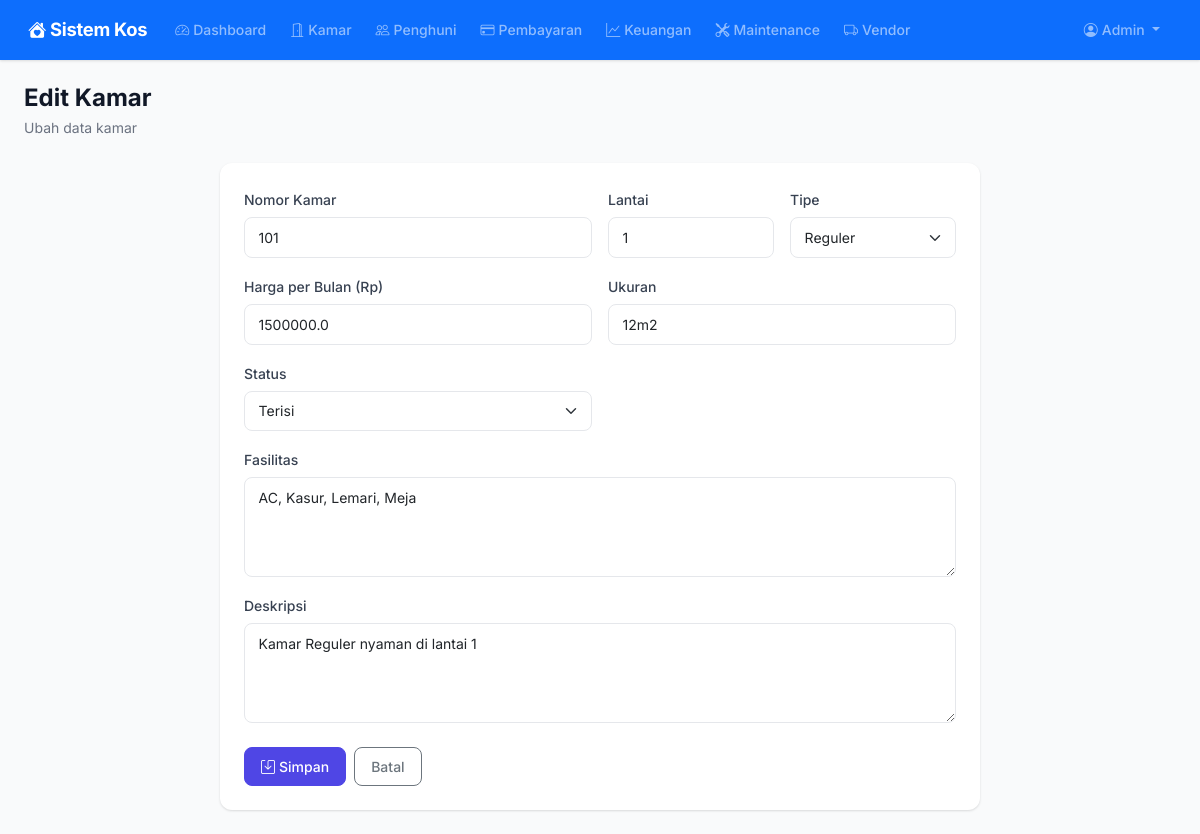
The page /rooms/edit/1 (signed in) on the database its author committed.
### models.py (models this page shows, shortened)
class User(UserMixin, db.Model):
    __tablename__ = "users"
    id = db.Column(db.Integer, primary_key=True)
    username = db.Column(db.String(80), unique=True, nullable=False)
    email = db.Column(db.String(120), unique=True, nullable=False)
    password_hash = db.Column(db.String(256), nullable=False)
    role = db.Column(db.String(20), nullable=False, default="client")
    nama_lengkap = db.Column(db.String(150), nullable=False)
    no_telepon = db.Column(db.String(20))
    alamat = db.Column(db.Text)
    is_active = db.Column(db.Boolean, default=True)
    created_at = db.Column(db.DateTime, default=datetime.utcnow)
    bookings = db.relationship("Booking", backref="client", lazy="dynamic")
    notifications = db.relationship("Notification", backref="user", lazy="dynamic")

class Room(db.Model):
    __tablename__ = "rooms"
    id = db.Column(db.Integer, primary_key=True)
    nomor_kamar = db.Column(db.String(10), unique=True, nullable=False)
    lantai = db.Column(db.Integer, default=1)
    tipe = db.Column(db.String(50), default="Reguler")
    harga_per_bulan = db.Column(db.Float, nullable=False)
    ukuran = db.Column(db.String(50))
    fasilitas = db.Column(db.Text)
    status = db.Column(db.String(20), default="tersedia")
    deskripsi = db.Column(db.Text)
    created_at = db.Column(db.DateTime, default=datetime.utcnow)
    bookings = db.relationship("Booking", backref="room", lazy="dynamic")
    maintenance_requests = db.relationship("MaintenanceRequest", backref="room", lazy="dynamic")

### routes/rooms.py (the view, shortened to what this page needs)
@rooms_bp.route("/edit/<int:id>", methods=["GET", "POST"])
@login_required
def edit(id):
    if current_user.role not in ("admin", "management"):
        flash("Akses ditolak.", "danger")
        return redirect(url_for("dashboard.index"))
    room = Room.query.get_or_404(id)
    return render_template("rooms/form.html", room=room)

### app.py (called while the page is built)
def create_app():
    app = Flask(__name__)
    app.config.from_object("config.Config")
    db.init_app(app)
    login_manager.init_app(app)
    csrf.init_app(app)
    login_manager.login_view = "auth.login"
    login_manager.login_message = "Silakan login terlebih dahulu."
    from models import User
    @login_manager.user_loader
    def load_user(user_id):
        return User.query.get(int(user_id))
    @app.context_processor
    def inject_now():
        from datetime import datetime
        return {"now": datetime.now()}
    @app.context_processor
    def inject_utility():
        from datetime import date
        return {"date_today": date.today()}
    from routes import register_routes
    register_routes(app)
    with app.app_context():
        db.create_all()
    return app

### templates/rooms/form.html (shortened to what this page needs)
{% extends "base.html" %}
{% block content %}
<div class="page-header">
    <h1>{% if room %}Edit Kamar{% else %}Tambah Kamar Baru{% endif %}</h1>
    <p>{% if room %}Ubah data kamar{% else %}Masukkan data kamar baru{% endif %}</p>
</div>
<div class="row justify-content-center">
    <div class="col-lg-8">
        <div class="card border-0">
            <div class="card-body p-4">
                <form method="POST" action="">
                    <div class="row g-3">
                        <div class="col-md-6">
                            <label class="form-label">Nomor Kamar</label>
                            <input type="text" name="nomor_kamar" class="form-control" value="{{ room.nomor_kamar if room else '' }}" required>
                        </div>
                        <div class="col-md-3">
                            <label class="form-label">Lantai</label>
                            <input type="number" name="lantai" class="form-control" value="{{ room.lantai if room else '' }}" min="1" required>
                        </div>
                        <div class="col-md-3">
                            <label class="form-label">Tipe</label>
                            <select name="tipe" class="form-select" required>
                                <option value="Reguler" {% if room and room.tipe == 'Reguler' %}selected{% endif %}>Reguler</option>
                            </select>
                        </div>
                        <div class="col-md-6">
                            <label class="form-label">Harga per Bulan (Rp)</label>
                            <input type="number" name="harga_per_bulan" class="form-control" value="{{ room.harga_per_bulan if room else '' }}" min="0" required>
                        </div>
                        <div class="col-md-6">
                            <label class="form-label">Ukuran</label>
                            <input type="text" name="ukuran" class="form-control" value="{{ room.ukuran if room else '' }}" placeholder="Contoh: 4x5 m&sup2;">
                        </div>
                        <div class="col-md-6">
                            <label class="form-label">Status</label>
                            <select name="status" class="form-select">
                                <option value="terisi" {% if room and room.status == 'terisi' %}selected{% endif %}>Terisi</option>
                            </select>
                        </div>
                        <div class="col-12">
                            <label class="form-label">Fasilitas</label>
                            <textarea name="fasilitas" class="form-control" placeholder="AC, Kasur, Lemari, Kamar Mandi Dalam, dll">{{ room.fasilitas if room else '' }}</textarea>
                        </div>
                        <div class="col-12">
                            <label class="form-label">Deskripsi</label>
                            <textarea name="deskripsi" class="form-control" placeholder="Informasi tambahan tentang kamar">{{ room.deskripsi if room else '' }}</textarea>
                        </div>
                    </div>
                    <div class="d-flex gap-2 mt-4">
                        <button type="submit" class="btn btn-primary">
                            <i class="bi bi-save me-1"></i>Simpan
                        </button>
                        <a href="{{ url_for('rooms.index') }}" class="btn btn-outline-secondary">Batal</a>
                    </div>
                </form>
            </div>
        </div>
    </div>
</div>
{% endblock %}

### templates/base.html (shortened to what this page needs)
<!DOCTYPE html>
<html lang="id">
<head>
    <link href="https://cdn.jsdelivr.net/npm/bootstrap@5.3.2/dist/css/bootstrap.min.css" rel="stylesheet">
    <link rel="stylesheet" href="https://cdn.jsdelivr.net/npm/bootstrap-icons@1.11.3/font/bootstrap-icons.min.css">
    <link rel="stylesheet" href="{{ url_for('static', filename='css/style.css') }}">
</head>
<body>
    {% if current_user.is_authenticated %}
    <nav class="navbar navbar-expand-lg navbar-dark bg-primary sticky-top">
        <div class="container-fluid">
            <a class="navbar-brand fw-bold" href="{{ url_for('dashboard.index') }}">
                <i class="bi bi-house-heart-fill me-1"></i>Sistem Kos
            </a>
            <div class="collapse navbar-collapse" id="navbarNav">
                {% if current_user.role in ('admin', 'management') %}
                <ul class="navbar-nav me-auto">
                    <li class="nav-item"><a class="nav-link" href="{{ url_for('dashboard.admin') }}"><i class="bi bi-speedometer2 me-1"></i>Dashboard</a></li>
                    <li class="nav-item"><a class="nav-link" href="{{ url_for('rooms.index') }}"><i class="bi bi-door-open me-1"></i>Kamar</a></li>
                    <li class="nav-item"><a class="nav-link" href="{{ url_for('clients.index') }}"><i class="bi bi-people me-1"></i>Penghuni</a></li>
                    <li class="nav-item"><a class="nav-link" href="{{ url_for('payments.index') }}"><i class="bi bi-credit-card me-1"></i>Pembayaran</a></li>
                    <li class="nav-item"><a class="nav-link" href="{{ url_for('accounting.index') }}"><i class="bi bi-graph-up me-1"></i>Keuangan</a></li>
                    <li class="nav-item"><a class="nav-link" href="{{ url_for('maintenance.index') }}"><i class="bi bi-tools me-1"></i>Maintenance</a></li>
                    <li class="nav-item"><a class="nav-link" href="{{ url_for('maintenance.vendor_index') }}"><i class="bi bi-truck me-1"></i>Vendor</a></li>
                </ul>
                {% endif %}
                <ul class="navbar-nav">
                    <li class="nav-item dropdown">
                        <a class="nav-link dropdown-toggle" href="#" role="button" data-bs-toggle="dropdown">
                            <i class="bi bi-person-circle me-1"></i>{{ current_user.nama_lengkap.split()[0] }}
                        </a>
                    </li>
                </ul>
            </div>
        </div>
    </nav>
    {% endif %}
    <main class="main-content">
        {% block content %}{% endblock %}
    </main>
</body>
</html>

### static/css/style.css (style rules this page uses)
:root { --primary: #4f46e5; --primary-dark: #4338ca; --primary-light: #eef2ff; --success: #10b981; --warning: #f59e0b; --danger: #ef4444; --info: #3b82f6; --gray-50: #f9fafb; --gray-100: #f3f4f6; --gray-200: #e5e7eb; --gray-300: #d1d5db; --gray-400: #9ca3af; --gray-500: #6b7280; --gray-600: #4b5563; --gray-700: #374151; --gray-800: #1f2937; --gray-900: #111827; --radius: 12px; --radius-sm: 8px; --shadow: 0 1px 3px rgba(0,0,0,.08), 0 1px 2px rgba(0,0,0,.06); --shadow-md: 0 4px 6px rgba(0,0,0,.07), 0 2px 4px rgba(0,0,0,.06); --shadow-lg: 0 10px 15px rgba(0,0,0,.1), 0 4px 6px rgba(0,0,0,.05); }
* { box-sizing: border-box; }
body { font-family: 'Inter', -apple-system, BlinkMacSystemFont, sans-serif; background: var(--gray-50); color: var(--gray-800); line-height: 1.6; }
.navbar { padding: .65rem 1rem; box-shadow: var(--shadow); }
.navbar-brand { font-size: 1.15rem; letter-spacing: -.3px; }
.nav-link { font-size: .875rem; font-weight: 500; padding: .5rem .75rem !important; border-radius: var(--radius-sm); transition: all .15s; }
.main-content { min-height: calc(100vh - 56px); padding: 1.5rem; }
.card { border: none; border-radius: var(--radius); box-shadow: var(--shadow); transition: box-shadow .2s; }
.card-body { padding: 1.25rem; }
.btn { font-weight: 500; font-size: .875rem; padding: .5rem 1rem; border-radius: var(--radius-sm); transition: all .15s; }
.btn-primary { background: var(--primary); border-color: var(--primary); }
.form-control, .form-select { border: 1.5px solid var(--gray-200); border-radius: var(--radius-sm); padding: .55rem .85rem; font-size: .875rem; transition: border-color .15s; }
.form-label { font-weight: 500; font-size: .875rem; color: var(--gray-700); margin-bottom: .35rem; }
textarea.form-control { min-height: 100px; }
.page-header { margin-bottom: 1.5rem; }
.page-header h1 { font-size: 1.5rem; font-weight: 700; color: var(--gray-900); margin: 0; }
.page-header p { font-size: .875rem; color: var(--gray-500); margin: .25rem 0 0 0; }

### rows shown on the page
User: nama_lengkap "Admin"
Room: nomor_kamar "101", lantai "1", tipe "Reguler", harga_per_bulan "1500000.0", ukuran "12m2", status "Terisi", fasilitas "AC, Kasur, Lemari, Meja", deskripsi "Kamar Reguler nyaman di lantai 1"
